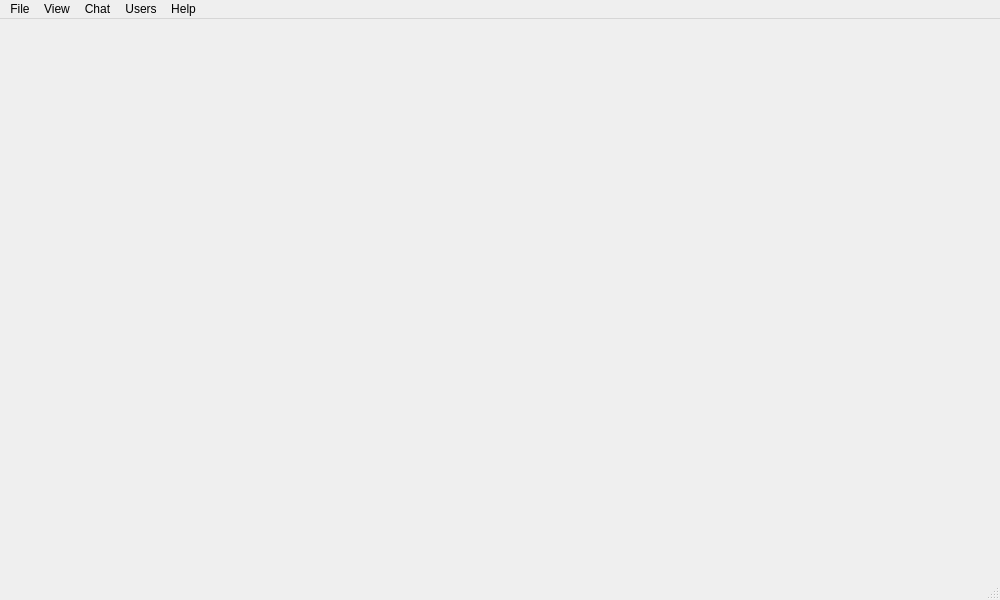
<?xml version="1.0" encoding="UTF-8"?>
<ui version="4.0">
 <class>MainWindow</class>
 <widget class="QMainWindow" name="MainWindow">
  <property name="geometry">
   <rect>
    <x>0</x>
    <y>0</y>
    <width>1000</width>
    <height>600</height>
   </rect>
  </property>
  <property name="minimumSize">
   <size>
    <width>200</width>
    <height>200</height>
   </size>
  </property>
  <property name="windowTitle">
   <string>MainWindow</string>
  </property>
  <widget class="QWidget" name="centralwidget">
   <layout class="QHBoxLayout" name="horizontalLayout">
    <property name="spacing">
     <number>0</number>
    </property>
    <property name="leftMargin">
     <number>0</number>
    </property>
    <property name="topMargin">
     <number>0</number>
    </property>
    <property name="rightMargin">
     <number>0</number>
    </property>
    <property name="bottomMargin">
     <number>0</number>
    </property>
    <item>
     <widget class="QStackedWidget" name="stackedWidget"/>
    </item>
   </layout>
  </widget>
  <widget class="QMenuBar" name="menubar">
   <property name="geometry">
    <rect>
     <x>0</x>
     <y>0</y>
     <width>1000</width>
     <height>23</height>
    </rect>
   </property>
   <widget class="QMenu" name="menuFile">
    <property name="title">
     <string>File</string>
    </property>
    <addaction name="actionSettings"/>
    <addaction name="separator"/>
    <addaction name="actionHide"/>
    <addaction name="actionQuit"/>
   </widget>
   <widget class="QMenu" name="menuView">
    <property name="title">
     <string>View</string>
    </property>
    <addaction name="actionToggle_full_screen"/>
    <addaction name="separator"/>
    <addaction name="actionReset_zoom"/>
    <addaction name="actionZoom_in"/>
    <addaction name="actionZoom_out"/>
   </widget>
   <widget class="QMenu" name="menuChat">
    <property name="title">
     <string>Chat</string>
    </property>
    <addaction name="actionReload"/>
    <addaction name="separator"/>
    <addaction name="actionNew_chat"/>
    <addaction name="actionBy_phone_number"/>
   </widget>
   <widget class="QMenu" name="menuUsers">
    <property name="title">
     <string>Users</string>
    </property>
   </widget>
   <widget class="QMenu" name="menuHelp">
    <property name="title">
     <string>Help</string>
    </property>
    <addaction name="actionShortcuts"/>
    <addaction name="actionSobre_o_ZapZap"/>
   </widget>
   <addaction name="menuFile"/>
   <addaction name="menuView"/>
   <addaction name="menuChat"/>
   <addaction name="menuUsers"/>
   <addaction name="menuHelp"/>
  </widget>
  <widget class="QStatusBar" name="statusbar"/>
  <action name="actionQuit">
   <property name="text">
    <string>Quit</string>
   </property>
   <property name="shortcut">
    <string>Ctrl+Q</string>
   </property>
  </action>
  <action name="actionHide">
   <property name="text">
    <string>Hide</string>
   </property>
   <property name="shortcut">
    <string>Ctrl+W</string>
   </property>
  </action>
  <action name="actionSettings">
   <property name="text">
    <string>Settings</string>
   </property>
   <property name="shortcut">
    <string>Ctrl+P</string>
   </property>
  </action>
  <action name="actionReset_zoom">
   <property name="text">
    <string>Reset zoom</string>
   </property>
   <property name="shortcut">
    <string>Ctrl+0</string>
   </property>
  </action>
  <action name="actionZoom_in">
   <property name="text">
    <string>Zoom in</string>
   </property>
   <property name="shortcut">
    <string>Ctrl++</string>
   </property>
  </action>
  <action name="actionZoom_out">
   <property name="text">
    <string>Zoom out</string>
   </property>
   <property name="shortcut">
    <string>Ctrl+-</string>
   </property>
  </action>
  <action name="actionToggle_full_screen">
   <property name="text">
    <string>Toggle full screen</string>
   </property>
   <property name="shortcut">
    <string>F11</string>
   </property>
  </action>
  <action name="actionReload">
   <property name="text">
    <string>Reload</string>
   </property>
   <property name="shortcut">
    <string>F5</string>
   </property>
  </action>
  <action name="actionNew_chat">
   <property name="text">
    <string>New chat</string>
   </property>
   <property name="shortcut">
    <string>Ctrl+N</string>
   </property>
  </action>
  <action name="actionBy_phone_number">
   <property name="text">
    <string>By number phone</string>
   </property>
   <property name="shortcut">
    <string>Ctrl+M</string>
   </property>
  </action>
  <action name="actionShortcuts">
   <property name="text">
    <string>Atalhos do Teclado</string>
   </property>
  </action>
  <action name="actionSobre_o_ZapZap">
   <property name="text">
    <string>Sobre o ZapZap</string>
   </property>
  </action>
 </widget>
 <resources/>
 <connections/>
</ui>
